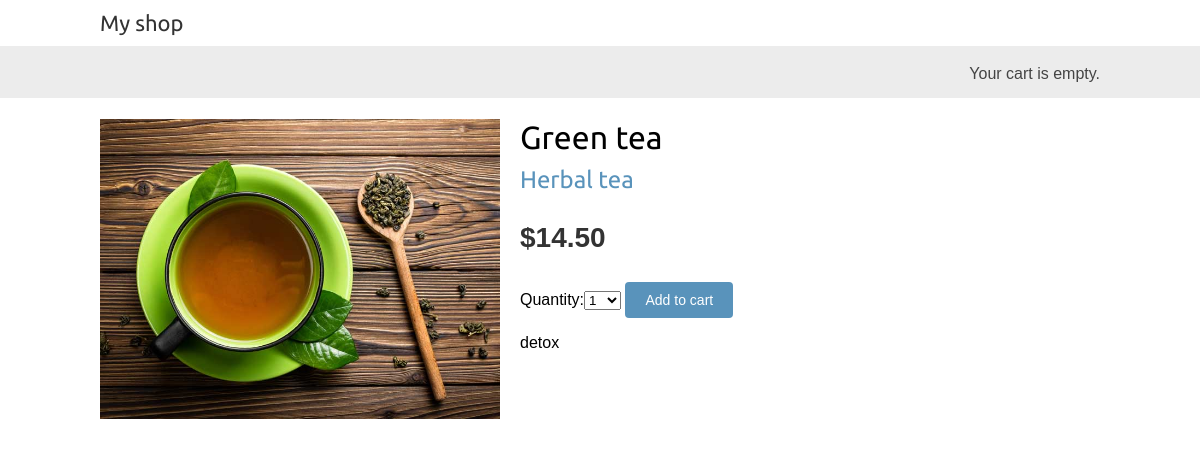
Before: /en/1/green-tea/ with the older database file.
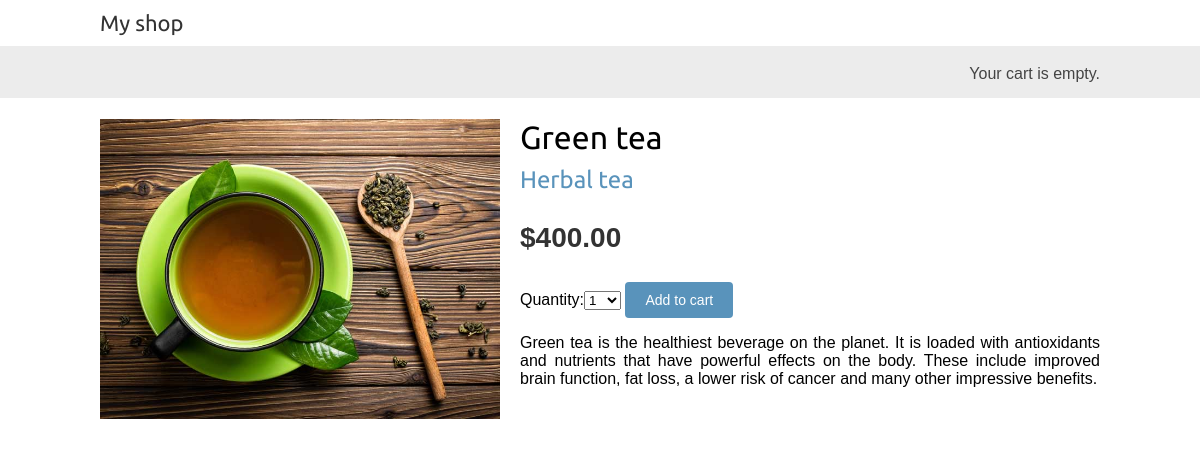
After: the same page with the newer database file.
### shop/models.py (models this page shows, shortened)
class Product(models.Model):
    category = models.ForeignKey(Category,
                                 related_name='products',
                                 on_delete=models.CASCADE)
    name = models.CharField(max_length=200, db_index=True)
    slug = models.SlugField(max_length=200, db_index=True)
    image = models.ImageField(upload_to='products/%Y/%m/%d',
                              blank=True)
    description = models.TextField(blank=True)
    price = models.DecimalField(max_digits=10, decimal_places=2)
    stock = models.PositiveIntegerField()
    available = models.BooleanField(default=True)
    created = models.DateTimeField(auto_now_add=True)
    updated = models.DateTimeField(auto_now=True)
    class Meta:
        ordering = ('name',)
        index_together = (('id', 'slug'),)

class Category(models.Model):
    name = models.CharField(max_length=200,
                            db_index=True)
    slug = models.SlugField(max_length=200,
                            unique=True)
    class Meta:
        ordering = ('name',)
        verbose_name = 'category'
        verbose_name_plural = 'categories'
    def __str__(self):
        return self.name
    def get_absolute_url(self):
        return reverse('shop:product_list_by_category',
                       args=[self.slug])

### shop/views.py (the view)
# urls.py: path('<int:id>/<slug:slug>/', views.product_detail,
def product_detail(request, id, slug):
    product = get_object_or_404(Product, id=id,
                                slug=slug,
                                available=True)
    cart_product_form = CartAddProductForm()
    r = Recommender()
    recommended_products = r.suggest_products_for([product], 4)
    return render(request,
                  'shop/product/detail.html',
                  {'product': product,
                   'cart_product_form': cart_product_form,
                   'recommended_products': recommended_products})

### cart/forms.py
class CartAddProductForm(forms.Form):
    quantity = forms.TypedChoiceField(
                                choices=PRODUCT_QUANTITY_CHOICES,
                                coerce=int,
                                label=_('Quantity'))
    update = forms.BooleanField(required=False,
                                initial=False,
                                widget=forms.HiddenInput)

### cart/cart.py (called while the page is built)
    def __len__(self):
        return sum(item['quantity'] for item in self.cart.values())

### cart/context_processors.py (called while the page is built)
def cart(request):
    return {'cart': Cart(request)}

### shop/recommender.py (called while the page is built, shortened)
    def get_product_key(self, id):
        return 'product:{}:purchased_with'.format(id)

    def suggest_products_for(self, products, max_results=6):
        product_ids = [p.id for p in products]
        if len(products) == 1:
            suggestions = r.zrange(
                self.get_product_key(product_ids[0]),
                0, -1, desc=True)[:max_results]
        suggested_products_ids = [int(id) for id in suggestions]
        suggested_products = list(Product.objects.filter(id__in=suggested_products_ids))
        suggested_products.sort(key=lambda x: suggested_products_ids.
                        index(x.id))
        return suggested_products

### shop/templates/shop/product/detail.html (shortened to what this page needs)
{% extends "shop/base.html" %}
{% load i18n %}
{% load static %}
{% block content %}
<div class="product-detail">
<img src="{% if product.image %}{{ product.image.url }}{% else %}{% static 'img/no_image.png' %}{% endif %}">
<h1>{{ product.name }}</h1>
<h2><a href="{{ product.category.get_absolute_url }}">{{ product.category }}</a></h2>
<p class="price">${{ product.price }}</p>
 <form action="{% url 'cart:cart_add' product.id %}" method="post">
{{ cart_product_form }}
<input type="submit" value="{% trans 'Add to cart' %}">
</form>
{{ product.description|linebreaks }}
</div>
{% endblock %}

Changed rows visible on the page:
changed Product "Green tea": price "14.50" → "400.00"; description "detox" → "Green tea is the healthiest beverage on the planet. It is loaded with antioxidants and nutrients that have powerful effects on the body. These include improved brain function, fat loss, a lower risk of cancer and many other impressive benefits."
